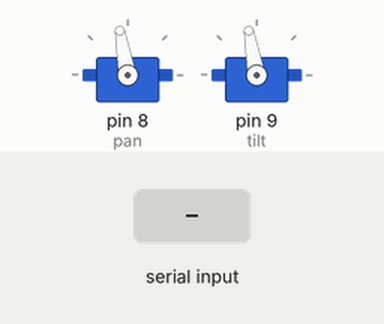
A sketch run on a simulated Arduino Uno, built with avr-gcc and run on an emulated ATmega328P. Shown: 2 × servo. The inputs (shaded band) are chosen by the test bench.

Above: at 1.2 s.
1.3 s: "90/45\n" received over Serial
At 1.6 s:
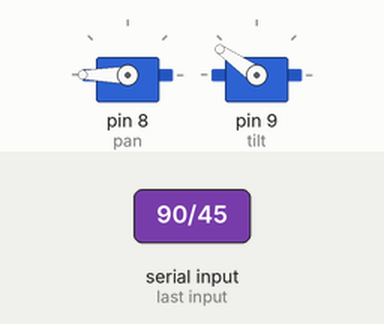
2.8 s: "30/150\n" received over Serial
At 4.0 s:
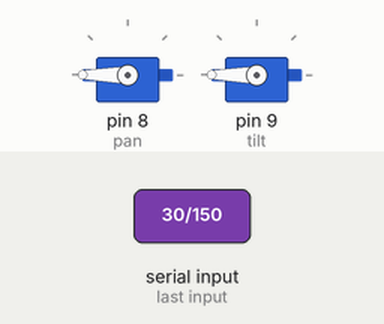
Timing chart, 0 to 5.8 s (numbered marks = the images above; inputs shaded):
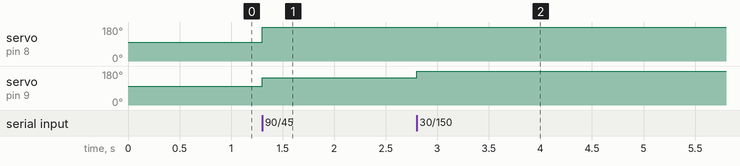

Measured:
- after the input at 1.3 s, servo on pin 8 (pan): 100° → 180° at once; servo on pin 9 (tilt): 100° → 145° at once
- after the input at 2.8 s, servo on pin 9 (tilt): 145° → 180° at once

The sketch:

control_servo.ino
```cpp
#include <Servo.h>

Servo pan;
Servo tilt;


void setup() {

  // Setup Servomotors
  // initialize serial communication:
  Serial.begin(115200);
  // initialize the LED pin as an output:
  pan.attach(8);
  pan.write(100);

  tilt.attach(9);
  tilt.write(100);

}

void loop() {

  control_servo();

}

void control_servo(){

  String incomingByte;
  int ind_sep;
  int pos_pan_, pos_tilt_;


  if (Serial.available()){
    incomingByte = Serial.readStringUntil('\n');
    ind_sep = incomingByte.indexOf('/');

    pos_pan_ = incomingByte.substring(0,ind_sep).toInt();
    pos_tilt_ = incomingByte.substring(ind_sep+1,incomingByte.length()).toInt();

    pan.write(pan.read() + pos_pan_);
    tilt.write(tilt.read() + pos_tilt_);


  }

}
```
